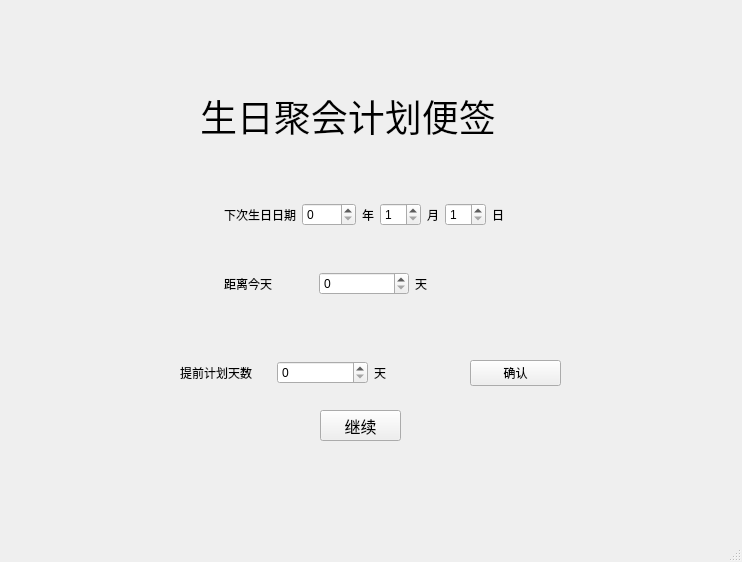
<?xml version="1.0" encoding="UTF-8"?>
<ui version="4.0">
 <class>MainWindow</class>
 <widget class="QMainWindow" name="MainWindow">
  <property name="geometry">
   <rect>
    <x>0</x>
    <y>0</y>
    <width>742</width>
    <height>562</height>
   </rect>
  </property>
  <property name="windowTitle">
   <string>MainWindow</string>
  </property>
  <widget class="QWidget" name="centralwidget">
   <widget class="QLabel" name="label">
    <property name="geometry">
     <rect>
      <x>200</x>
      <y>40</y>
      <width>351</width>
      <height>151</height>
     </rect>
    </property>
    <property name="font">
     <font>
      <pointsize>28</pointsize>
     </font>
    </property>
    <property name="text">
     <string>生日聚会计划便签</string>
    </property>
    <property name="alignment">
     <set>Qt::AlignmentFlag::AlignJustify|Qt::AlignmentFlag::AlignVCenter</set>
    </property>
   </widget>
   <widget class="QWidget" name="layoutWidget">
    <property name="geometry">
     <rect>
      <x>170</x>
      <y>160</y>
      <width>388</width>
      <height>178</height>
     </rect>
    </property>
    <layout class="QHBoxLayout" name="horizontalLayout_3">
     <item>
      <spacer name="horizontalSpacer">
       <property name="orientation">
        <enum>Qt::Orientation::Horizontal</enum>
       </property>
       <property name="sizeHint" stdset="0">
        <size>
         <width>40</width>
         <height>20</height>
        </size>
       </property>
      </spacer>
     </item>
     <item>
      <layout class="QVBoxLayout" name="verticalLayout_2">
       <item>
        <spacer name="verticalSpacer_2">
         <property name="orientation">
          <enum>Qt::Orientation::Vertical</enum>
         </property>
         <property name="sizeHint" stdset="0">
          <size>
           <width>20</width>
           <height>40</height>
          </size>
         </property>
        </spacer>
       </item>
       <item>
        <layout class="QVBoxLayout" name="verticalLayout">
         <item>
          <layout class="QHBoxLayout" name="horizontalLayout">
           <item>
            <widget class="QLabel" name="label_2">
             <property name="text">
              <string>下次生日日期</string>
             </property>
            </widget>
           </item>
           <item>
            <widget class="QSpinBox" name="next_birthday_year">
             <property name="maximum">
              <number>9999</number>
             </property>
            </widget>
           </item>
           <item>
            <widget class="QLabel" name="label_4">
             <property name="text">
              <string>年</string>
             </property>
            </widget>
           </item>
           <item>
            <widget class="QSpinBox" name="next_birthday_month">
             <property name="minimum">
              <number>1</number>
             </property>
             <property name="maximum">
              <number>12</number>
             </property>
            </widget>
           </item>
           <item>
            <widget class="QLabel" name="label_5">
             <property name="text">
              <string>月</string>
             </property>
            </widget>
           </item>
           <item>
            <widget class="QSpinBox" name="next_birthday_day">
             <property name="minimum">
              <number>1</number>
             </property>
             <property name="maximum">
              <number>31</number>
             </property>
            </widget>
           </item>
           <item>
            <widget class="QLabel" name="label_6">
             <property name="text">
              <string>日</string>
             </property>
            </widget>
           </item>
          </layout>
         </item>
         <item>
          <spacer name="verticalSpacer_3">
           <property name="orientation">
            <enum>Qt::Orientation::Vertical</enum>
           </property>
           <property name="sizeHint" stdset="0">
            <size>
             <width>20</width>
             <height>40</height>
            </size>
           </property>
          </spacer>
         </item>
         <item>
          <layout class="QHBoxLayout" name="horizontalLayout_2">
           <item>
            <widget class="QLabel" name="label_3">
             <property name="text">
              <string>距离今天</string>
             </property>
            </widget>
           </item>
           <item>
            <widget class="QSpinBox" name="gap_day">
             <property name="minimum">
              <number>0</number>
             </property>
             <property name="maximum">
              <number>366</number>
             </property>
             <property name="value">
              <number>0</number>
             </property>
            </widget>
           </item>
           <item>
            <widget class="QLabel" name="label_9">
             <property name="text">
              <string>天</string>
             </property>
            </widget>
           </item>
          </layout>
         </item>
        </layout>
       </item>
       <item>
        <spacer name="verticalSpacer">
         <property name="orientation">
          <enum>Qt::Orientation::Vertical</enum>
         </property>
         <property name="sizeHint" stdset="0">
          <size>
           <width>20</width>
           <height>40</height>
          </size>
         </property>
        </spacer>
       </item>
      </layout>
     </item>
     <item>
      <spacer name="horizontalSpacer_2">
       <property name="orientation">
        <enum>Qt::Orientation::Horizontal</enum>
       </property>
       <property name="sizeHint" stdset="0">
        <size>
         <width>40</width>
         <height>20</height>
        </size>
       </property>
      </spacer>
     </item>
    </layout>
   </widget>
   <widget class="QPushButton" name="pushButton">
    <property name="geometry">
     <rect>
      <x>320</x>
      <y>410</y>
      <width>81</width>
      <height>31</height>
     </rect>
    </property>
    <property name="font">
     <font>
      <pointsize>12</pointsize>
     </font>
    </property>
    <property name="text">
     <string>继续</string>
    </property>
   </widget>
   <widget class="QWidget" name="layoutWidget">
    <property name="geometry">
     <rect>
      <x>180</x>
      <y>360</y>
      <width>381</width>
      <height>26</height>
     </rect>
    </property>
    <layout class="QHBoxLayout" name="horizontalLayout_4">
     <item>
      <widget class="QLabel" name="label_7">
       <property name="text">
        <string>提前计划天数</string>
       </property>
      </widget>
     </item>
     <item>
      <widget class="QSpinBox" name="advance_day">
       <property name="minimum">
        <number>0</number>
       </property>
       <property name="maximum">
        <number>366</number>
       </property>
       <property name="value">
        <number>0</number>
       </property>
      </widget>
     </item>
     <item>
      <widget class="QLabel" name="label_10">
       <property name="text">
        <string>天</string>
       </property>
       <property name="alignment">
        <set>Qt::AlignmentFlag::AlignJustify|Qt::AlignmentFlag::AlignVCenter</set>
       </property>
      </widget>
     </item>
     <item>
      <widget class="QPushButton" name="pushButton_">
       <property name="text">
        <string>确认</string>
       </property>
      </widget>
     </item>
    </layout>
   </widget>
  </widget>
  <widget class="QMenuBar" name="menubar">
   <property name="geometry">
    <rect>
     <x>0</x>
     <y>0</y>
     <width>742</width>
     <height>33</height>
    </rect>
   </property>
  </widget>
  <widget class="QStatusBar" name="statusbar"/>
 </widget>
 <resources/>
 <connections/>
</ui>
